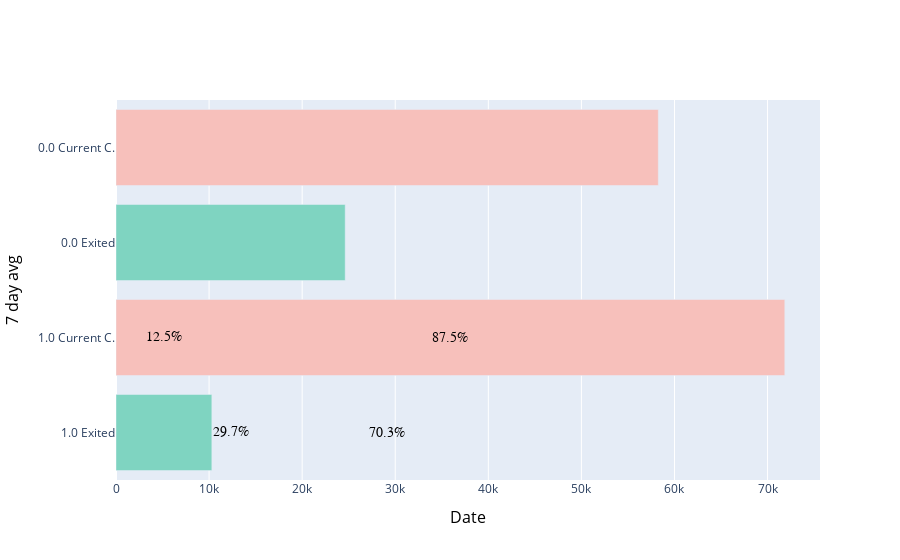

This figure's notebook cell:
### Code cell
group_geo = df_for_plotting('IsActiveMember', 'Exited')
plot_cat_var(group_geo, 'IsActiveMember2')

### Figure 1 — Plotly figure (JSON) as saved in the notebook; plotly's stock layout.template omitted (floating-point values rounded to 4 significant figures)
{"data": [{"marker": {"color": ["#7FD4C1", "#F7C0BB", "#7FD4C1", "#F7C0BB"]}, "orientation": "h", "type": "bar", "x": [10297, 71852, 24624, 58261], "y": ["1.01", "1.00", "0.01", "0.00"]}], "layout": {"annotations": [{"font": {"color": "black", "family": "Arial", "size": 14}, "showarrow": false, "text": "70.3%", "x": 29130, "xref": "x", "y": "0.00", "yref": "y"}, {"font": {"color": "black", "family": "Arial", "size": 14}, "showarrow": false, "text": "29.7%", "x": 12312, "xref": "x", "y": "0.01", "yref": "y"}, {"font": {"color": "black", "family": "Arial", "size": 14}, "showarrow": false, "text": "87.5%", "x": 35926, "xref": "x", "y": "1.00", "yref": "y"}, {"font": {"color": "black", "family": "Arial", "size": 14}, "showarrow": false, "text": "12.5%", "x": 5148, "xref": "x", "y": "1.01", "yref": "y"}], "xaxis": {"title": {"font": {"color": "black", "size": 16}, "text": "Date"}}, "yaxis": {"tickmode": "array", "ticktext": ["0.0 Current C.", "0.0 Exited", "1.0 Current C.", "1.0 Exited"], "tickvals": ["0.00", "0.01", "1.00", "1.01"], "title": {"font": {"color": "black", "size": 16}, "text": "7 day avg"}}}}
